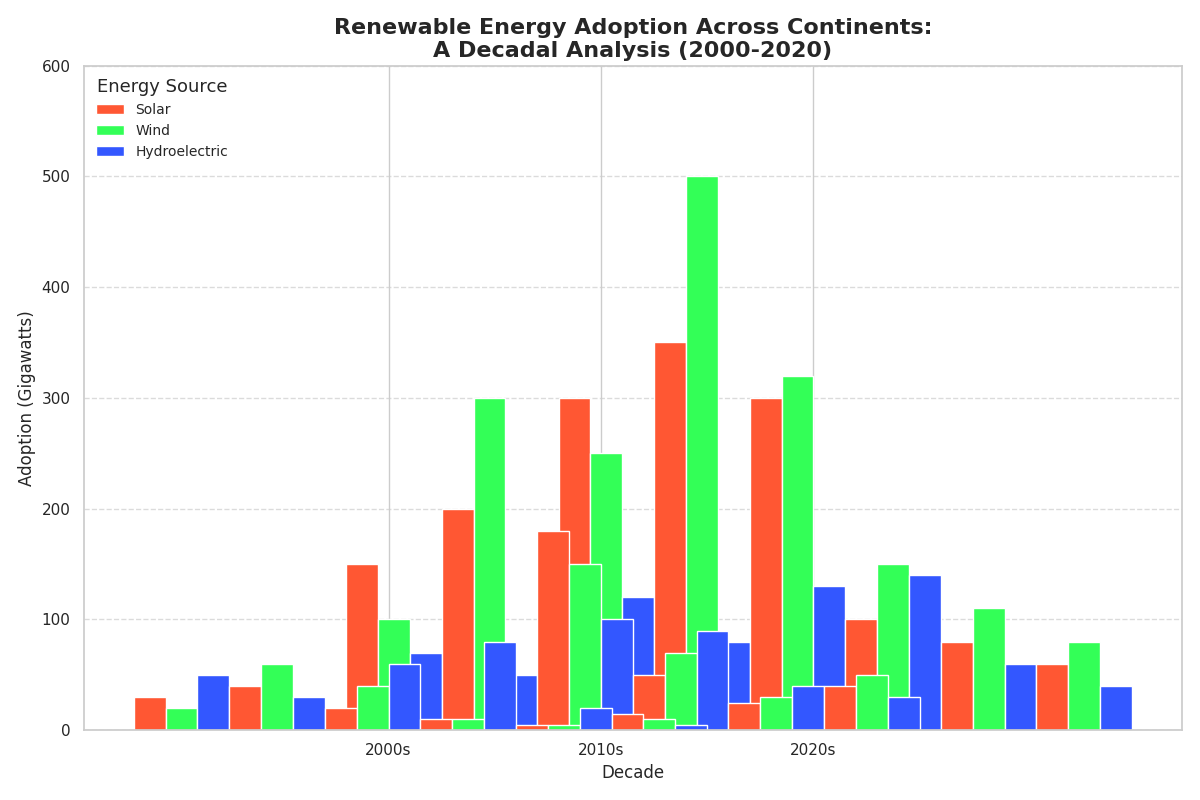

Here is the Python script that generated this plot:
import matplotlib.pyplot as plt
import numpy as np

continents = ['Asia', 'Europe', 'North America', 'South America', 'Africa', 'Oceania']
decades = ['2000s', '2010s', '2020s']

asia = [[30, 20, 50], [150, 100, 70], [300, 250, 120]]
europe = [[40, 60, 30], [200, 300, 50], [350, 500, 80]]
north_america = [[20, 40, 60], [180, 150, 100], [300, 320, 130]]
south_america = [[10, 10, 80], [50, 70, 90], [100, 150, 140]]
africa = [[5, 5, 20], [25, 30, 40], [80, 110, 60]]
oceania = [[15, 10, 5], [40, 50, 30], [60, 80, 40]]

data = [asia, europe, north_america, south_america, africa, oceania]

colors = ['#ff5733', '#33ff57', '#3357ff']
sources = ['Solar', 'Wind', 'Hydroelectric']

fig, ax = plt.subplots(figsize=(12, 8))

bar_width = 0.15
x_positions = np.arange(len(decades))

for i, continent_data in enumerate(data):
    solar, wind, hydro = np.array(continent_data).T
    
    x_offset = i * bar_width * len(sources)

    ax.bar(x_positions + x_offset, solar, color=colors[0], label=sources[0] if i == 0 else "", width=bar_width)
    ax.bar(x_positions + x_offset + bar_width, wind, color=colors[1], label=sources[1] if i == 0 else "", width=bar_width)
    ax.bar(x_positions + x_offset + 2 * bar_width, hydro, color=colors[2], label=sources[2] if i == 0 else "", width=bar_width)

ax.set_title('Renewable Energy Adoption Across Continents:\nA Decadal Analysis (2000-2020)', 
             fontsize=16, fontweight='bold')
ax.set_xlabel('Decade', fontsize=12)
ax.set_ylabel('Adoption (Gigawatts)', fontsize=12)
ax.set_ylim(0, 600)
ax.set_xticks(x_positions + bar_width * len(sources) * (len(continents) - 1) / 2)
ax.set_xticklabels(decades)

ax.grid(axis='y', linestyle='--', alpha=0.7)

ax.legend(loc='upper left', fontsize=10, frameon=False, title='Energy Source', title_fontsize='13')

plt.tight_layout()
plt.show()
